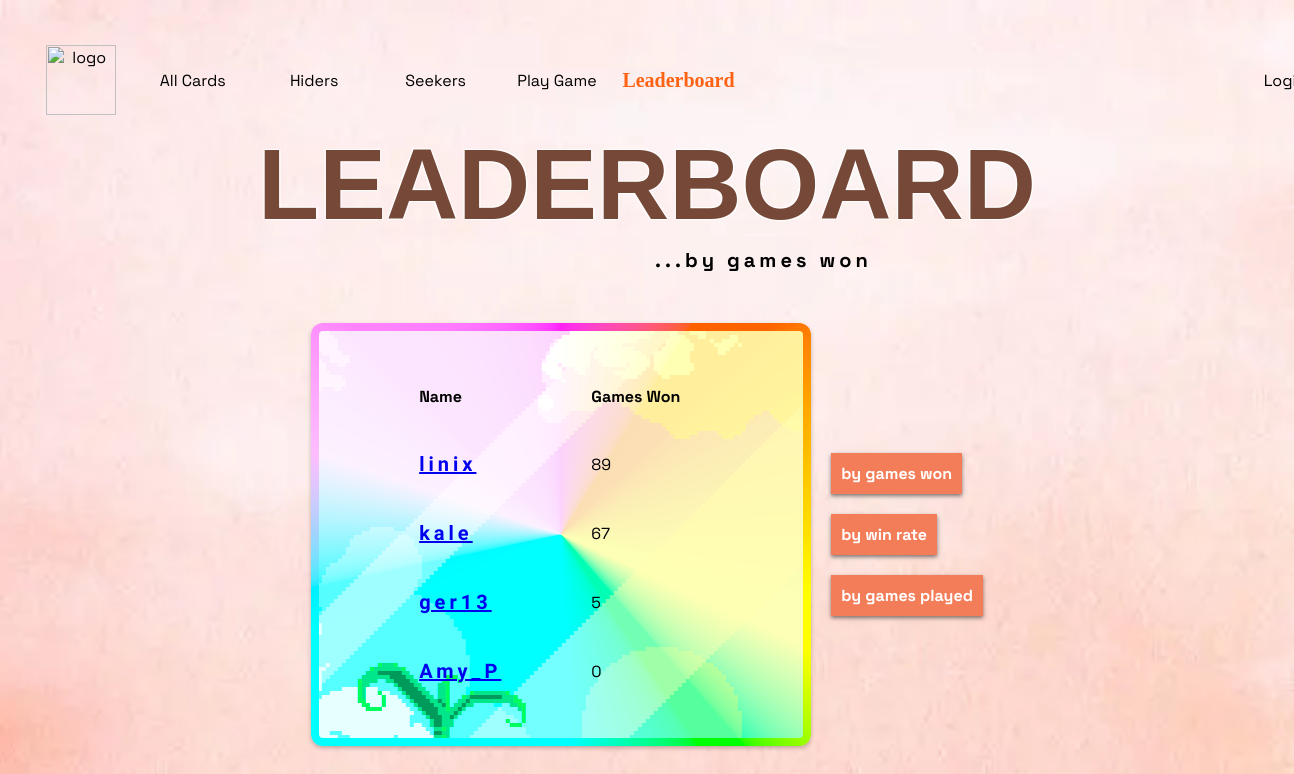
Before: /leaderboard_by_games_won/ with the older database file.
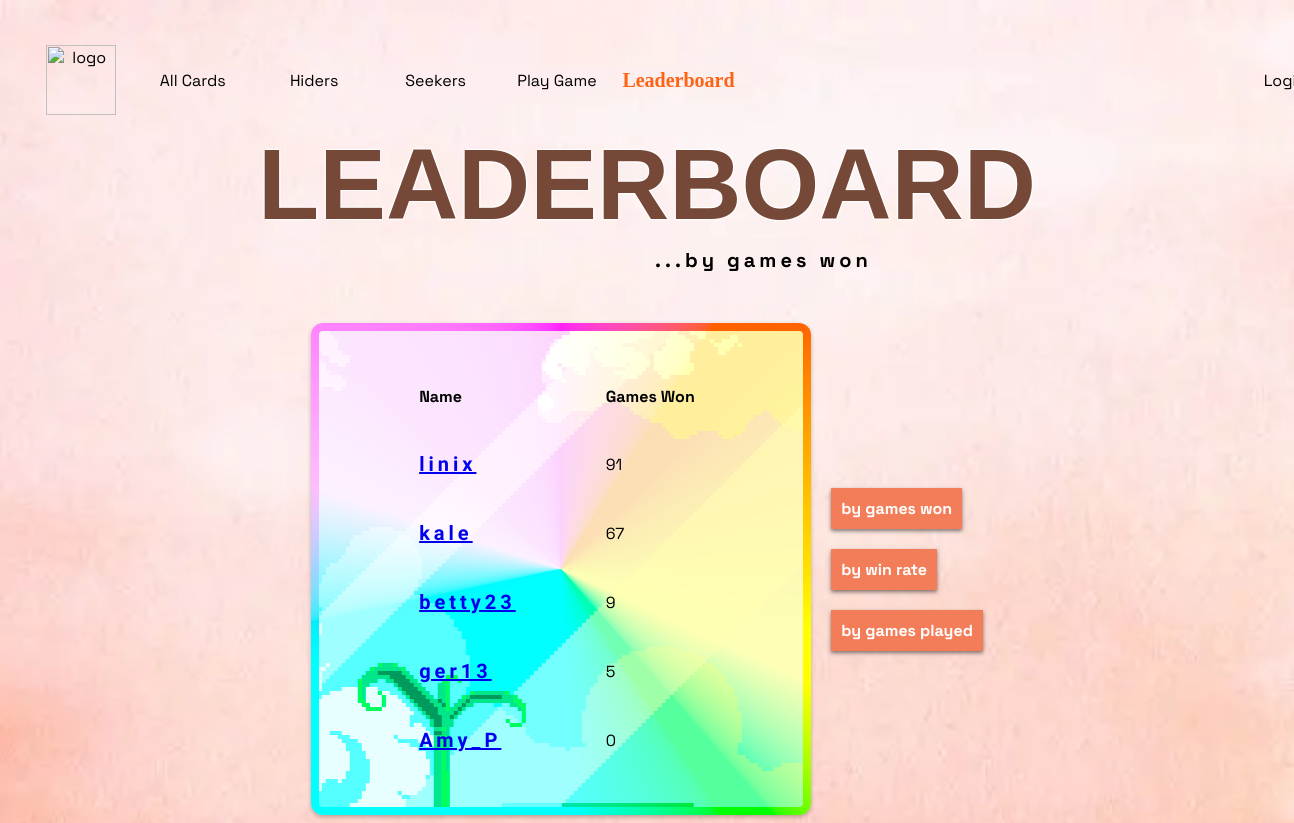
After: the same page with the newer database file.
### game/models.py (models this page shows, shortened)
class Profile(models.Model):
    username = models.CharField(max_length=120)
    email = models.EmailField()
    games_played = models.IntegerField(default=0)
    games_won = models.IntegerField(default=0)
    favorite_card = models.ForeignKey('Card', on_delete=models.SET_NULL, null=True, blank=True)
    user = models.OneToOneField(User, on_delete=models.CASCADE)

### game/views.py (the view)
# urls.py: path(r'leaderboard_by_games_won/', views.LeaderboardByGamesWonView.as_view(), name='leaderboard_by_games_won'), # page for showing the leaderboard
class LeaderboardByGamesWonView(ListView):
    model = Profile
    template_name = 'game/leaderboard_by_games_won.html'
    context_object_name = 'profiles'
    def get_queryset(self):
        return Profile.objects.order_by('-games_won')

### game/templates/game/leaderboard_by_games_won.html (shortened to what this page needs)
<body class="light-body">
    {% extends 'game/base.html' %}
    {% block content %}
        <h1>LEADERBOARD</h1>
        <p class="leaderboard-subtitle">...by games won</p>
        <div class="leaderboard-table-container">
            <table class="leaderboard-table">
                <tr>
                    <th>Name</th>
                    <th>Games Won</th>
                </tr>
                {% for profile in profiles %}
                    <tr>
                        <td class="table-fields"><a href="{% url 'show_profile' profile.pk %}">{{ profile.user.username }}</a></td>
                        <td class="table-results">{{ profile.games_won }}</td>
                    </tr>
                {% endfor %}
            </table>
            <div class="leaderboard-buttons-container">
                <div>
                    <a class='click-button' href="{% url 'leaderboard_by_games_won' %}">by games won</a>
                </div>
                <div>
                    <a class='click-button' href="{% url 'leaderboard_by_win_rate' %}">by win rate</a>
                </div>
                <div>
                    <a class='click-button' href="{% url 'leaderboard_by_games_played' %}">by games played</a>
                </div>
            </div>
        </div>
    {% endblock %}

Changed rows visible on the page:
changed Profile "linix": games_won "89" → "91"
added Profile: user.username "betty23", games_won "9"
